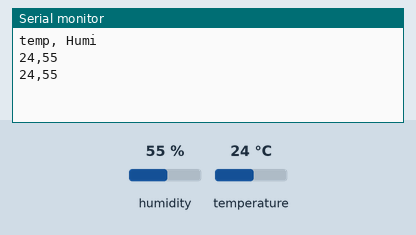
Simulated run of this sketch. Board: Arduino Uno, built with avr-gcc and run on an emulated ATmega328P. Parts: the last lines printed to the serial monitor. Inputs (shaded band) come from the test bench; at power-on: humidity 55 %, temperature 24 °C.

Above: at 4.8 s.
4.9 s: humidity set to 22 %
At 6.8 s:
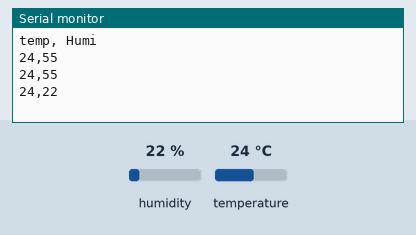
7.9 s: temperature set to 12 °C
At 9.2 s:
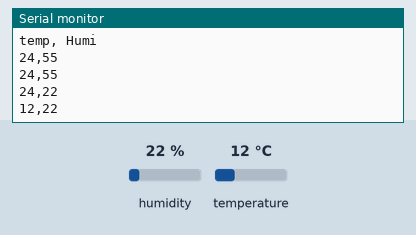
10.9 s: humidity set to 40 %
At 12.8 s:
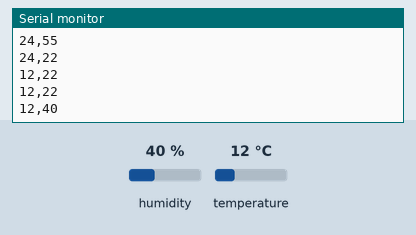
Timing chart, 0 to 14.3 s (numbered marks = the images above; inputs shaded):
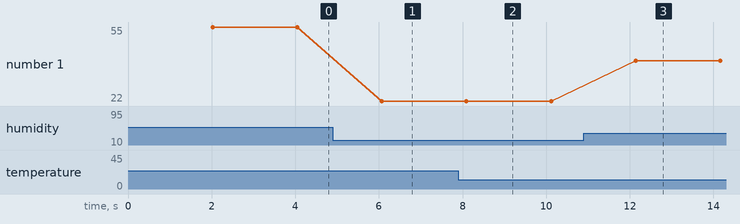

Measured:
- after the input at 4.9 s, the serial monitor: prints a new line after 1.2 s (image 1)
- after the input at 7.9 s, the serial monitor: prints a new line after 0.19 s (image 2)
- after the input at 10.9 s, the serial monitor: prints a new line after 1.2 s (image 3)
- plotted number 1: 55 → 22 after the input at 4.9 s, 22 → 40 after the input at 10.9 s

The sketch:

temphumid_c.ino
```cpp
#include "DHT.h"
#define DHTPIN A0     // Digital pin connected to the DHT sensor

#define DHTTYPE DHT11   // DHT 11
//#define DHTTYPE DHT22   // DHT 22  (AM2302), AM2321
//#define DHTTYPE DHT21   // DHT 21 (AM2301)

DHT dht(DHTPIN, DHTTYPE);

void setup() {
  Serial.begin(9600);
  Serial.println("temp, Humi");

  dht.begin();
}

void loop() {
  // Wait a few seconds between measurements.
  delay(2000);


  int temp = (int)dht.readTemperature();
  int humi = (int)dht.readHumidity();


  Serial.print(temp); //온도값 시리얼 모니터에 출력
  Serial.print(',');
  Serial.println(humi); //습도: 출력


}
```
